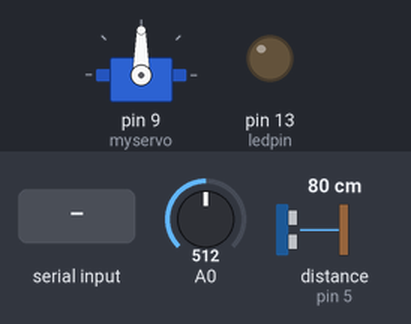
A sketch run on a simulated Arduino Uno, built with avr-gcc and run on an emulated ATmega328P. On the bench: servo, output pins drawn as LEDs (lit = HIGH). Wiring (inferred from the names in the program): ultrasonic range finder: trigger pin 3; echo pin 5. Inputs (shaded band) come from the test bench; at power-on: A0 = 512, distance to the obstacle (sensor on pin 5) 80 cm. The echo pulse lasts 58.3 µs per cm; pins used as bus, display or sensor lines are not drawn.

Above: at 1.2 s.
1.3 s: "1" received over the second serial link
At 1.7 s:
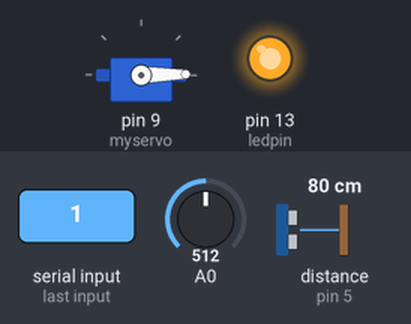
2.8 s: "0" received over the second serial link
At 3.6 s:
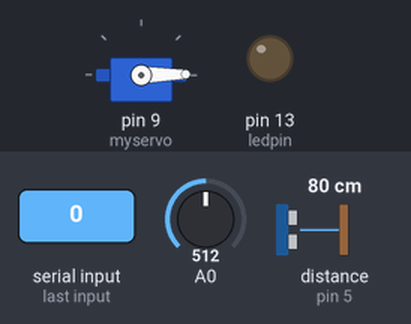
Timing chart, 0 to 5.8 s (numbered marks = the images above; inputs shaded):
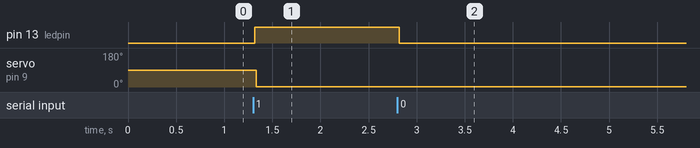

The sketch:

BL_Read_Write.ino
```cpp
#include <SoftwareSerial.h>
SoftwareSerial mySerial(10,11);
//10 on tx
//11 on rx
#include <Servo.h>
Servo myservo;  // create servo object to control a servo

int ledpin=13;
int Data;
int Sensorvalue;
//blue gnd
// black vcc
// defines pins numbers
const int trigPin = 3;
const int echoPin = 5;
// defines variables
long duration;
int distance;
void setup()
{
  pinMode(trigPin, OUTPUT); // Sets the trigPin as an Output
  pinMode(echoPin, INPUT); // Sets the echoPin as an Input
  Serial.begin(9600); // Starts the serial communication
  myservo.attach(9);
  mySerial.begin(9600);
  pinMode(ledpin,OUTPUT);
}
void loop()
{
  //Read on Bluetooth
  if (mySerial.available())
  {
    Data=mySerial.read();
    if(Data=='1')
    {
      digitalWrite(ledpin,HIGH);
      myservo.attach(9);
      // attaches the servo on pin 9 to the servo object
      delay(15);
      myservo.write(1);
      // sets the servo position according to the scaled value
      delay(500);
      // waits for it to get to the position
      myservo.detach();
      //mySerial.println("LED On! ");
    }
    else  if (Data=='0')
    {
      digitalWrite(ledpin,LOW);
      //mySerial.println("LED Off! ");
    }
  }
  // Clears the trigPin
    digitalWrite(trigPin, LOW);
    delayMicroseconds(2);
  // Sets the trigPin on HIGH state for 10 micro seconds
    digitalWrite(trigPin, HIGH);
    delayMicroseconds(10);
    digitalWrite(trigPin, LOW);
  // Reads the echoPin, returns the sound wave travel time in microseconds
    duration = pulseIn(echoPin, HIGH);
  // Calculating the distance
    distance= duration*0.034/2;
  // Prints the distance on the Serial Monitor
    //Serial.print("Distance: ");
    //Serial.println(distance);
  //Write on Bluetooth
  Sensorvalue = analogRead(A0);
  mySerial.println(distance);
  mySerial.flush();
  delay(100);

}
```

Measured:
- after the input at 1.3 s, pin 13 (ledpin): LOW → HIGH at once; servo on pin 9 (myservo): 90° → 1° at once
- after the input at 2.8 s, pin 13 (ledpin): HIGH → LOW at once
